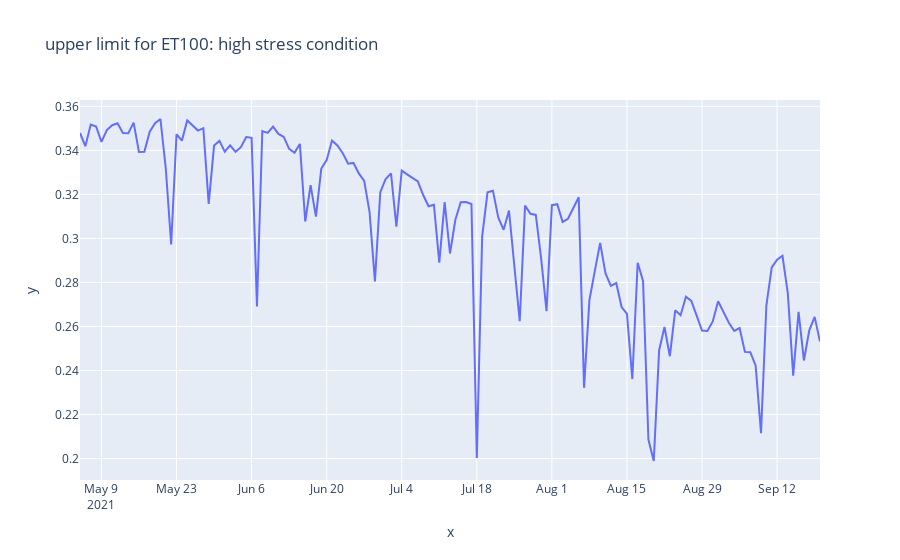

Source (notebook cell):
### Code cell
#### check upper limit for ET100

fig = px.line(
     x=ET100_daily["local_time"], y=ET100_daily.ul_m,  title="upper limit for ET100: high stress condition"
)
fig.show()

### Figure 1 — Plotly figure (JSON) as saved in the notebook; plotly's stock layout.template omitted (floating-point values rounded to 4 significant figures; data arrays with more than 128 entries replaced by an {"elided": "..."} marker saying what was removed)
{"data": [{"hovertemplate": "x=%{x}<br>y=%{y}<extra></extra>", "legendgroup": "", "line": {"color": "#636efa", "dash": "solid"}, "marker": {"symbol": "circle"}, "mode": "lines", "name": "", "orientation": "v", "showlegend": false, "type": "scatter", "x": {"elided": "139 str values"}, "xaxis": "x", "y": {"elided": "139 float values"}, "yaxis": "y"}], "layout": {"autosize": true, "legend": {"tracegroupgap": 0}, "title": {"text": "upper limit for ET100: high stress condition"}, "xaxis": {"anchor": "y", "autorange": true, "domain": [0, 1], "range": ["2021-05-05", "2021-09-20"], "title": {"text": "x"}, "type": "date"}, "yaxis": {"anchor": "x", "autorange": true, "domain": [0, 1], "range": [0.1903, 0.3629], "title": {"text": "y"}, "type": "linear"}}}
